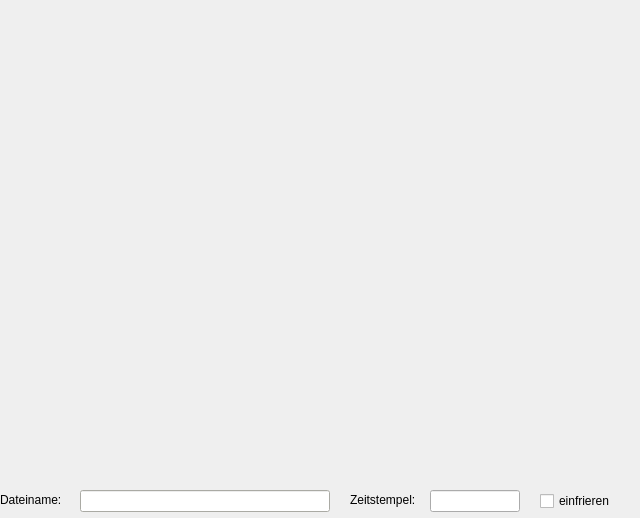
<ui version="4.0" >
 <class>ImageviewWidget</class>
 <widget class="QWidget" name="ImageviewWidget" >
  <property name="geometry" >
   <rect>
    <x>0</x>
    <y>0</y>
    <width>640</width>
    <height>518</height>
   </rect>
  </property>
  <property name="windowTitle" >
   <string>ImageviewWidget</string>
  </property>
  <property name="toolTip" >
   <string>Zeigt aufgezeichnete Bilder an</string>
  </property>
  <widget class="QLabel" name="textLabel2" >
   <property name="geometry" >
    <rect>
     <x>0</x>
     <y>490</y>
     <width>74</width>
     <height>20</height>
    </rect>
   </property>
   <property name="text" >
    <string>Dateiname:</string>
   </property>
   <property name="wordWrap" >
    <bool>false</bool>
   </property>
  </widget>
  <widget class="QCheckBox" name="freeze" >
   <property name="geometry" >
    <rect>
     <x>540</x>
     <y>490</y>
     <width>96</width>
     <height>22</height>
    </rect>
   </property>
   <property name="toolTip" >
    <string>Anzeige einfieren</string>
   </property>
   <property name="text" >
    <string>einfrieren</string>
   </property>
  </widget>
  <widget class="QLabel" name="textLabel3" >
   <property name="geometry" >
    <rect>
     <x>350</x>
     <y>490</y>
     <width>80</width>
     <height>20</height>
    </rect>
   </property>
   <property name="text" >
    <string>Zeitstempel:</string>
   </property>
   <property name="wordWrap" >
    <bool>false</bool>
   </property>
  </widget>
  <widget class="QLineEdit" name="timestampInfo" >
   <property name="geometry" >
    <rect>
     <x>430</x>
     <y>490</y>
     <width>90</width>
     <height>22</height>
    </rect>
   </property>
   <property name="readOnly" >
    <bool>true</bool>
   </property>
  </widget>
  <widget class="QLineEdit" name="filenameInfo" >
   <property name="enabled" >
    <bool>true</bool>
   </property>
   <property name="geometry" >
    <rect>
     <x>80</x>
     <y>490</y>
     <width>250</width>
     <height>22</height>
    </rect>
   </property>
   <property name="palette" >
    <palette>
     <active>
      <colorrole role="WindowText" >
       <brush brushstyle="SolidPattern" >
        <color alpha="255" >
         <red>0</red>
         <green>0</green>
         <blue>0</blue>
        </color>
       </brush>
      </colorrole>
      <colorrole role="Button" >
       <brush brushstyle="SolidPattern" >
        <color alpha="255" >
         <red>238</red>
         <green>234</green>
         <blue>222</blue>
        </color>
       </brush>
      </colorrole>
      <colorrole role="Light" >
       <brush brushstyle="SolidPattern" >
        <color alpha="255" >
         <red>255</red>
         <green>255</green>
         <blue>255</blue>
        </color>
       </brush>
      </colorrole>
      <colorrole role="Midlight" >
       <brush brushstyle="SolidPattern" >
        <color alpha="255" >
         <red>255</red>
         <green>255</green>
         <blue>252</blue>
        </color>
       </brush>
      </colorrole>
      <colorrole role="Dark" >
       <brush brushstyle="SolidPattern" >
        <color alpha="255" >
         <red>85</red>
         <green>85</green>
         <blue>82</blue>
        </color>
       </brush>
      </colorrole>
      <colorrole role="Mid" >
       <brush brushstyle="SolidPattern" >
        <color alpha="255" >
         <red>198</red>
         <green>198</green>
         <blue>191</blue>
        </color>
       </brush>
      </colorrole>
      <colorrole role="Text" >
       <brush brushstyle="SolidPattern" >
        <color alpha="255" >
         <red>0</red>
         <green>0</green>
         <blue>0</blue>
        </color>
       </brush>
      </colorrole>
      <colorrole role="BrightText" >
       <brush brushstyle="SolidPattern" >
        <color alpha="255" >
         <red>255</red>
         <green>255</green>
         <blue>255</blue>
        </color>
       </brush>
      </colorrole>
      <colorrole role="ButtonText" >
       <brush brushstyle="SolidPattern" >
        <color alpha="255" >
         <red>0</red>
         <green>0</green>
         <blue>0</blue>
        </color>
       </brush>
      </colorrole>
      <colorrole role="Base" >
       <brush brushstyle="SolidPattern" >
        <color alpha="255" >
         <red>255</red>
         <green>255</green>
         <blue>255</blue>
        </color>
       </brush>
      </colorrole>
      <colorrole role="Window" >
       <brush brushstyle="SolidPattern" >
        <color alpha="255" >
         <red>238</red>
         <green>238</green>
         <blue>230</blue>
        </color>
       </brush>
      </colorrole>
      <colorrole role="Shadow" >
       <brush brushstyle="SolidPattern" >
        <color alpha="255" >
         <red>0</red>
         <green>0</green>
         <blue>0</blue>
        </color>
       </brush>
      </colorrole>
      <colorrole role="Highlight" >
       <brush brushstyle="SolidPattern" >
        <color alpha="255" >
         <red>255</red>
         <green>221</green>
         <blue>118</blue>
        </color>
       </brush>
      </colorrole>
      <colorrole role="HighlightedText" >
       <brush brushstyle="SolidPattern" >
        <color alpha="255" >
         <red>0</red>
         <green>0</green>
         <blue>0</blue>
        </color>
       </brush>
      </colorrole>
      <colorrole role="Link" >
       <brush brushstyle="SolidPattern" >
        <color alpha="255" >
         <red>0</red>
         <green>0</green>
         <blue>192</blue>
        </color>
       </brush>
      </colorrole>
      <colorrole role="LinkVisited" >
       <brush brushstyle="SolidPattern" >
        <color alpha="255" >
         <red>128</red>
         <green>0</green>
         <blue>128</blue>
        </color>
       </brush>
      </colorrole>
     </active>
     <inactive>
      <colorrole role="WindowText" >
       <brush brushstyle="SolidPattern" >
        <color alpha="255" >
         <red>0</red>
         <green>0</green>
         <blue>0</blue>
        </color>
       </brush>
      </colorrole>
      <colorrole role="Button" >
       <brush brushstyle="SolidPattern" >
        <color alpha="255" >
         <red>238</red>
         <green>234</green>
         <blue>222</blue>
        </color>
       </brush>
      </colorrole>
      <colorrole role="Light" >
       <brush brushstyle="SolidPattern" >
        <color alpha="255" >
         <red>255</red>
         <green>255</green>
         <blue>255</blue>
        </color>
       </brush>
      </colorrole>
      <colorrole role="Midlight" >
       <brush brushstyle="SolidPattern" >
        <color alpha="255" >
         <red>255</red>
         <green>255</green>
         <blue>252</blue>
        </color>
       </brush>
      </colorrole>
      <colorrole role="Dark" >
       <brush brushstyle="SolidPattern" >
        <color alpha="255" >
         <red>85</red>
         <green>85</green>
         <blue>82</blue>
        </color>
       </brush>
      </colorrole>
      <colorrole role="Mid" >
       <brush brushstyle="SolidPattern" >
        <color alpha="255" >
         <red>198</red>
         <green>198</green>
         <blue>191</blue>
        </color>
       </brush>
      </colorrole>
      <colorrole role="Text" >
       <brush brushstyle="SolidPattern" >
        <color alpha="255" >
         <red>0</red>
         <green>0</green>
         <blue>0</blue>
        </color>
       </brush>
      </colorrole>
      <colorrole role="BrightText" >
       <brush brushstyle="SolidPattern" >
        <color alpha="255" >
         <red>255</red>
         <green>255</green>
         <blue>255</blue>
        </color>
       </brush>
      </colorrole>
      <colorrole role="ButtonText" >
       <brush brushstyle="SolidPattern" >
        <color alpha="255" >
         <red>0</red>
         <green>0</green>
         <blue>0</blue>
        </color>
       </brush>
      </colorrole>
      <colorrole role="Base" >
       <brush brushstyle="SolidPattern" >
        <color alpha="255" >
         <red>255</red>
         <green>255</green>
         <blue>255</blue>
        </color>
       </brush>
      </colorrole>
      <colorrole role="Window" >
       <brush brushstyle="SolidPattern" >
        <color alpha="255" >
         <red>238</red>
         <green>238</green>
         <blue>230</blue>
        </color>
       </brush>
      </colorrole>
      <colorrole role="Shadow" >
       <brush brushstyle="SolidPattern" >
        <color alpha="255" >
         <red>0</red>
         <green>0</green>
         <blue>0</blue>
        </color>
       </brush>
      </colorrole>
      <colorrole role="Highlight" >
       <brush brushstyle="SolidPattern" >
        <color alpha="255" >
         <red>255</red>
         <green>221</green>
         <blue>118</blue>
        </color>
       </brush>
      </colorrole>
      <colorrole role="HighlightedText" >
       <brush brushstyle="SolidPattern" >
        <color alpha="255" >
         <red>0</red>
         <green>0</green>
         <blue>0</blue>
        </color>
       </brush>
      </colorrole>
      <colorrole role="Link" >
       <brush brushstyle="SolidPattern" >
        <color alpha="255" >
         <red>0</red>
         <green>0</green>
         <blue>192</blue>
        </color>
       </brush>
      </colorrole>
      <colorrole role="LinkVisited" >
       <brush brushstyle="SolidPattern" >
        <color alpha="255" >
         <red>128</red>
         <green>0</green>
         <blue>128</blue>
        </color>
       </brush>
      </colorrole>
     </inactive>
     <disabled>
      <colorrole role="WindowText" >
       <brush brushstyle="SolidPattern" >
        <color alpha="255" >
         <red>128</red>
         <green>128</green>
         <blue>128</blue>
        </color>
       </brush>
      </colorrole>
      <colorrole role="Button" >
       <brush brushstyle="SolidPattern" >
        <color alpha="255" >
         <red>238</red>
         <green>234</green>
         <blue>222</blue>
        </color>
       </brush>
      </colorrole>
      <colorrole role="Light" >
       <brush brushstyle="SolidPattern" >
        <color alpha="255" >
         <red>255</red>
         <green>255</green>
         <blue>255</blue>
        </color>
       </brush>
      </colorrole>
      <colorrole role="Midlight" >
       <brush brushstyle="SolidPattern" >
        <color alpha="255" >
         <red>255</red>
         <green>255</green>
         <blue>252</blue>
        </color>
       </brush>
      </colorrole>
      <colorrole role="Dark" >
       <brush brushstyle="SolidPattern" >
        <color alpha="255" >
         <red>85</red>
         <green>85</green>
         <blue>82</blue>
        </color>
       </brush>
      </colorrole>
      <colorrole role="Mid" >
       <brush brushstyle="SolidPattern" >
        <color alpha="255" >
         <red>198</red>
         <green>198</green>
         <blue>191</blue>
        </color>
       </brush>
      </colorrole>
      <colorrole role="Text" >
       <brush brushstyle="SolidPattern" >
        <color alpha="255" >
         <red>198</red>
         <green>198</green>
         <blue>191</blue>
        </color>
       </brush>
      </colorrole>
      <colorrole role="BrightText" >
       <brush brushstyle="SolidPattern" >
        <color alpha="255" >
         <red>255</red>
         <green>255</green>
         <blue>255</blue>
        </color>
       </brush>
      </colorrole>
      <colorrole role="ButtonText" >
       <brush brushstyle="SolidPattern" >
        <color alpha="255" >
         <red>128</red>
         <green>128</green>
         <blue>128</blue>
        </color>
       </brush>
      </colorrole>
      <colorrole role="Base" >
       <brush brushstyle="SolidPattern" >
        <color alpha="255" >
         <red>255</red>
         <green>255</green>
         <blue>255</blue>
        </color>
       </brush>
      </colorrole>
      <colorrole role="Window" >
       <brush brushstyle="SolidPattern" >
        <color alpha="255" >
         <red>238</red>
         <green>238</green>
         <blue>230</blue>
        </color>
       </brush>
      </colorrole>
      <colorrole role="Shadow" >
       <brush brushstyle="SolidPattern" >
        <color alpha="255" >
         <red>0</red>
         <green>0</green>
         <blue>0</blue>
        </color>
       </brush>
      </colorrole>
      <colorrole role="Highlight" >
       <brush brushstyle="SolidPattern" >
        <color alpha="255" >
         <red>212</red>
         <green>184</green>
         <blue>98</blue>
        </color>
       </brush>
      </colorrole>
      <colorrole role="HighlightedText" >
       <brush brushstyle="SolidPattern" >
        <color alpha="255" >
         <red>255</red>
         <green>255</green>
         <blue>255</blue>
        </color>
       </brush>
      </colorrole>
      <colorrole role="Link" >
       <brush brushstyle="SolidPattern" >
        <color alpha="255" >
         <red>0</red>
         <green>0</green>
         <blue>192</blue>
        </color>
       </brush>
      </colorrole>
      <colorrole role="LinkVisited" >
       <brush brushstyle="SolidPattern" >
        <color alpha="255" >
         <red>128</red>
         <green>0</green>
         <blue>128</blue>
        </color>
       </brush>
      </colorrole>
     </disabled>
    </palette>
   </property>
   <property name="frame" >
    <bool>true</bool>
   </property>
   <property name="readOnly" >
    <bool>true</bool>
   </property>
  </widget>
  <widget class="TribotsTools::ImageWidget" native="1" name="imageWidget" >
   <property name="geometry" >
    <rect>
     <x>0</x>
     <y>0</y>
     <width>640</width>
     <height>480</height>
    </rect>
   </property>
   <property name="sizePolicy" >
    <sizepolicy>
     <hsizetype>7</hsizetype>
     <vsizetype>7</vsizetype>
     <horstretch>0</horstretch>
     <verstretch>0</verstretch>
    </sizepolicy>
   </property>
  </widget>
 </widget>
 <layoutdefault spacing="6" margin="11" />
 <customwidgets>
  <customwidget>
   <class>TribotsTools::ImageWidget</class>
   <extends>QWidget</extends>
   <header>../../components/ImageWidget.h</header>
  </customwidget>
 </customwidgets>
 <resources/>
 <connections/>
</ui>
